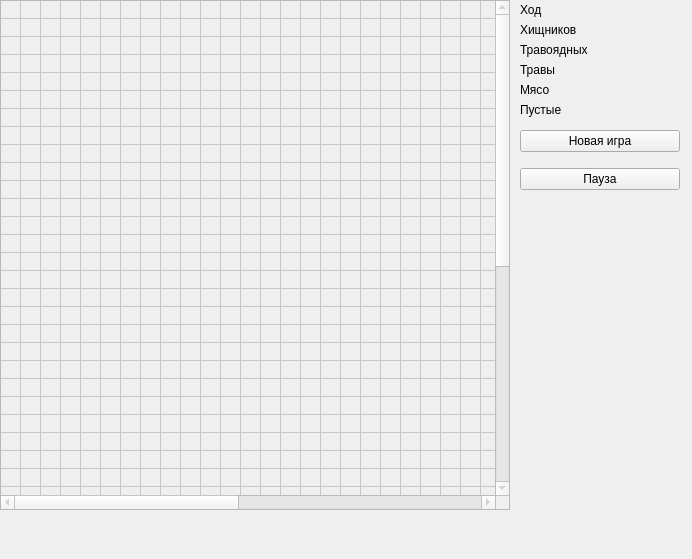
<?xml version="1.0" encoding="UTF-8"?>
<ui version="4.0">
    <class>MainWindow</class>
    <widget class="QMainWindow" name="MainWindow">
        <property name="enabled">
            <bool>true</bool>
        </property>
        <property name="geometry">
            <rect>
                <x>0</x>
                <y>0</y>
                <width>692</width>
                <height>559</height>
            </rect>
        </property>
        <property name="focusPolicy">
            <enum>Qt::ClickFocus</enum>
        </property>
        <property name="acceptDrops">
            <bool>false</bool>
        </property>
        <property name="windowTitle">
            <string>GUI Genes</string>
        </property>
        <property name="tabShape">
            <enum>QTabWidget::Rounded</enum>
        </property>
        <widget class="QWidget" name="centralwidget">
            <property name="enabled">
                <bool>true</bool>
            </property>
            <property name="mouseTracking">
                <bool>true</bool>
            </property>
            <widget class="QTableWidget" name="field">
                <property name="enabled">
                    <bool>false</bool>
                </property>
                <property name="geometry">
                    <rect>
                        <x>0</x>
                        <y>0</y>
                        <width>510</width>
                        <height>510</height>
                    </rect>
                </property>
                <property name="rowCount">
                    <number>50</number>
                </property>
                <property name="columnCount">
                    <number>50</number>
                </property>
                <attribute name="horizontalHeaderVisible">
                    <bool>false</bool>
                </attribute>
                <attribute name="horizontalHeaderMinimumSectionSize">
                    <number>10</number>
                </attribute>
                <attribute name="horizontalHeaderDefaultSectionSize">
                    <number>10</number>
                </attribute>
                <attribute name="verticalHeaderVisible">
                    <bool>false</bool>
                </attribute>
                <attribute name="verticalHeaderMinimumSectionSize">
                    <number>10</number>
                </attribute>
                <attribute name="verticalHeaderDefaultSectionSize">
                    <number>10</number>
                </attribute>
                <row/>
                <row/>
                <row/>
                <row/>
                <row/>
                <row/>
                <row/>
                <row/>
                <row/>
                <row/>
                <row/>
                <row/>
                <row/>
                <row/>
                <row/>
                <row/>
                <row/>
                <row/>
                <row/>
                <row/>
                <row/>
                <row/>
                <row/>
                <row/>
                <row/>
                <row/>
                <row/>
                <row/>
                <row/>
                <row/>
                <row/>
                <row/>
                <row/>
                <row/>
                <row/>
                <row/>
                <row/>
                <row/>
                <row/>
                <row/>
                <row/>
                <row/>
                <row/>
                <row/>
                <row/>
                <row/>
                <row/>
                <row/>
                <row/>
                <row/>
                <column/>
                <column/>
                <column/>
                <column/>
                <column/>
                <column/>
                <column/>
                <column/>
                <column/>
                <column/>
                <column/>
                <column/>
                <column/>
                <column/>
                <column/>
                <column/>
                <column/>
                <column/>
                <column/>
                <column/>
                <column/>
                <column/>
                <column/>
                <column/>
                <column/>
                <column/>
                <column/>
                <column/>
                <column/>
                <column/>
                <column/>
                <column/>
                <column/>
                <column/>
                <column/>
                <column/>
                <column/>
                <column/>
                <column/>
                <column/>
                <column/>
                <column/>
                <column/>
                <column/>
                <column/>
                <column/>
                <column/>
                <column/>
                <column/>
                <column/>
            </widget>
            <widget class="QLabel" name="label">
                <property name="geometry">
                    <rect>
                        <x>520</x>
                        <y>0</y>
                        <width>95</width>
                        <height>20</height>
                    </rect>
                </property>
                <property name="text">
                    <string>Ход</string>
                </property>
            </widget>
            <widget class="QLabel" name="num_steps">
                <property name="geometry">
                    <rect>
                        <x>615</x>
                        <y>0</y>
                        <width>66</width>
                        <height>19</height>
                    </rect>
                </property>
                <property name="text">
                    <string/>
                </property>
            </widget>
            <widget class="QLabel" name="label_2">
                <property name="geometry">
                    <rect>
                        <x>520</x>
                        <y>20</y>
                        <width>95</width>
                        <height>20</height>
                    </rect>
                </property>
                <property name="text">
                    <string>Хищников</string>
                </property>
            </widget>
            <widget class="QLabel" name="num_predator">
                <property name="geometry">
                    <rect>
                        <x>615</x>
                        <y>20</y>
                        <width>66</width>
                        <height>20</height>
                    </rect>
                </property>
                <property name="text">
                    <string/>
                </property>
            </widget>
            <widget class="QLabel" name="label_3">
                <property name="geometry">
                    <rect>
                        <x>520</x>
                        <y>40</y>
                        <width>95</width>
                        <height>20</height>
                    </rect>
                </property>
                <property name="text">
                    <string>Травоядных</string>
                </property>
            </widget>
            <widget class="QLabel" name="num_herbivor">
                <property name="geometry">
                    <rect>
                        <x>615</x>
                        <y>40</y>
                        <width>66</width>
                        <height>20</height>
                    </rect>
                </property>
                <property name="text">
                    <string/>
                </property>
            </widget>
            <widget class="QLabel" name="label_4">
                <property name="geometry">
                    <rect>
                        <x>520</x>
                        <y>60</y>
                        <width>95</width>
                        <height>20</height>
                    </rect>
                </property>
                <property name="text">
                    <string>Травы</string>
                </property>
            </widget>
            <widget class="QLabel" name="num_grass">
                <property name="geometry">
                    <rect>
                        <x>615</x>
                        <y>60</y>
                        <width>66</width>
                        <height>20</height>
                    </rect>
                </property>
                <property name="text">
                    <string/>
                </property>
            </widget>
            <widget class="QLabel" name="label_5">
                <property name="geometry">
                    <rect>
                        <x>520</x>
                        <y>80</y>
                        <width>95</width>
                        <height>20</height>
                    </rect>
                </property>
                <property name="text">
                    <string>Мясо</string>
                </property>
            </widget>
            <widget class="QLabel" name="num_meat">
                <property name="geometry">
                    <rect>
                        <x>615</x>
                        <y>80</y>
                        <width>66</width>
                        <height>20</height>
                    </rect>
                </property>
                <property name="text">
                    <string/>
                </property>
            </widget>
            <widget class="QLabel" name="label_6">
                <property name="geometry">
                    <rect>
                        <x>520</x>
                        <y>100</y>
                        <width>95</width>
                        <height>20</height>
                    </rect>
                </property>
                <property name="text">
                    <string>Пустые</string>
                </property>
            </widget>
            <widget class="QLabel" name="num_empty">
                <property name="geometry">
                    <rect>
                        <x>615</x>
                        <y>100</y>
                        <width>66</width>
                        <height>20</height>
                    </rect>
                </property>
                <property name="text">
                    <string/>
                </property>
            </widget>
            <widget class="QWidget" name="verticalLayoutWidget">
                <property name="geometry">
                    <rect>
                        <x>520</x>
                        <y>120</y>
                        <width>160</width>
                        <height>80</height>
                    </rect>
                </property>
                <layout class="QVBoxLayout" name="verticalLayout">
                    <item>
                        <widget class="QPushButton" name="startButton">
                            <property name="enabled">
                                <bool>true</bool>
                            </property>
                            <property name="mouseTracking">
                                <bool>false</bool>
                            </property>
                            <property name="tabletTracking">
                                <bool>true</bool>
                            </property>
                            <property name="focusPolicy">
                                <enum>Qt::NoFocus</enum>
                            </property>
                            <property name="contextMenuPolicy">
                                <enum>Qt::NoContextMenu</enum>
                            </property>
                            <property name="toolTipDuration">
                                <number>0</number>
                            </property>
                            <property name="text">
                                <string>Новая игра</string>
                            </property>
                            <property name="checkable">
                                <bool>false</bool>
                            </property>
                        </widget>
                    </item>
                    <item>
                        <widget class="QPushButton" name="pauseButon">
                            <property name="text">
                                <string>Пауза</string>
                            </property>
                        </widget>
                    </item>
                </layout>
            </widget>
        </widget>
    </widget>
    <resources/>
    <connections/>
</ui>
